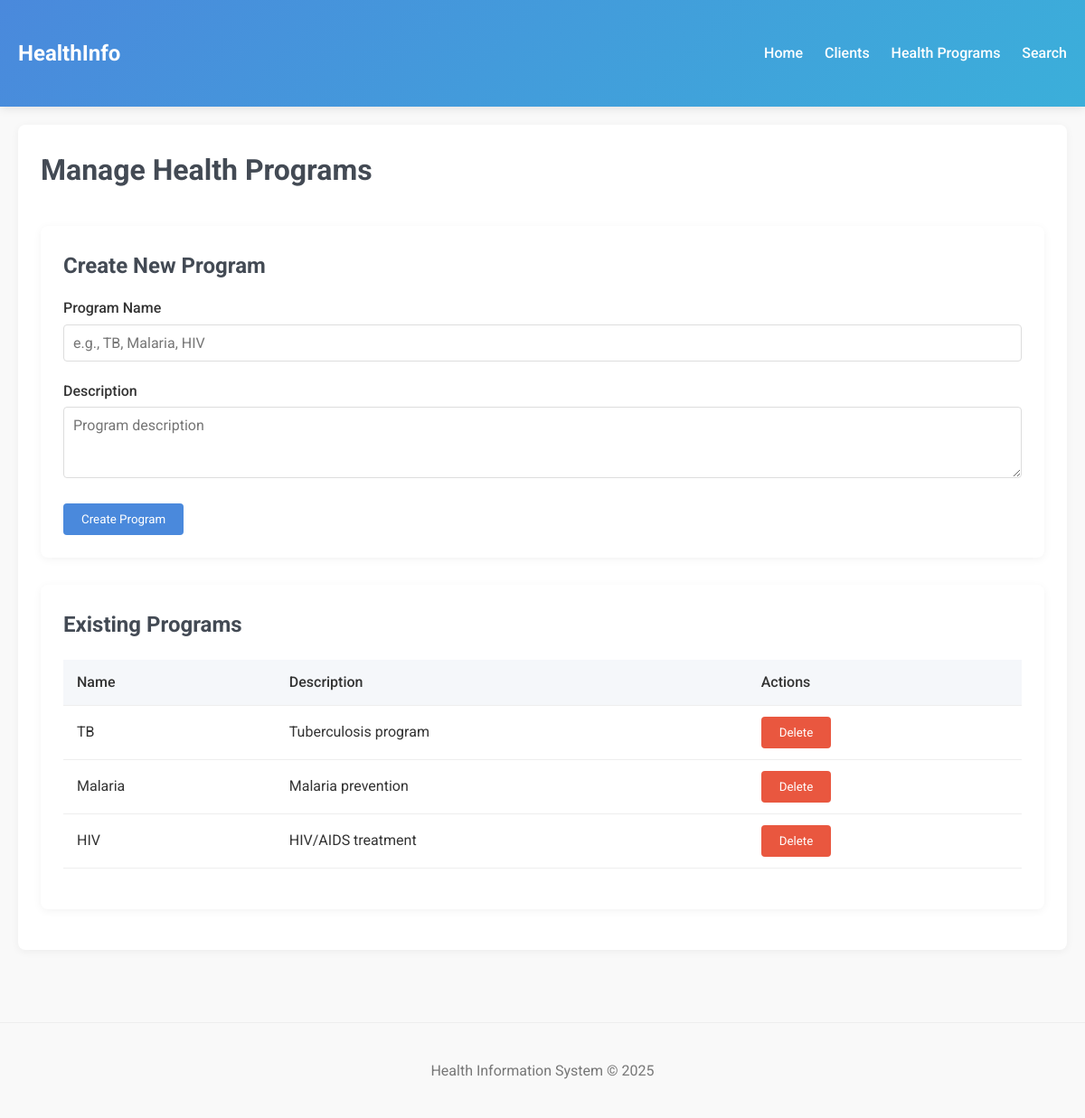
The page /programs on the database as committed earlier.
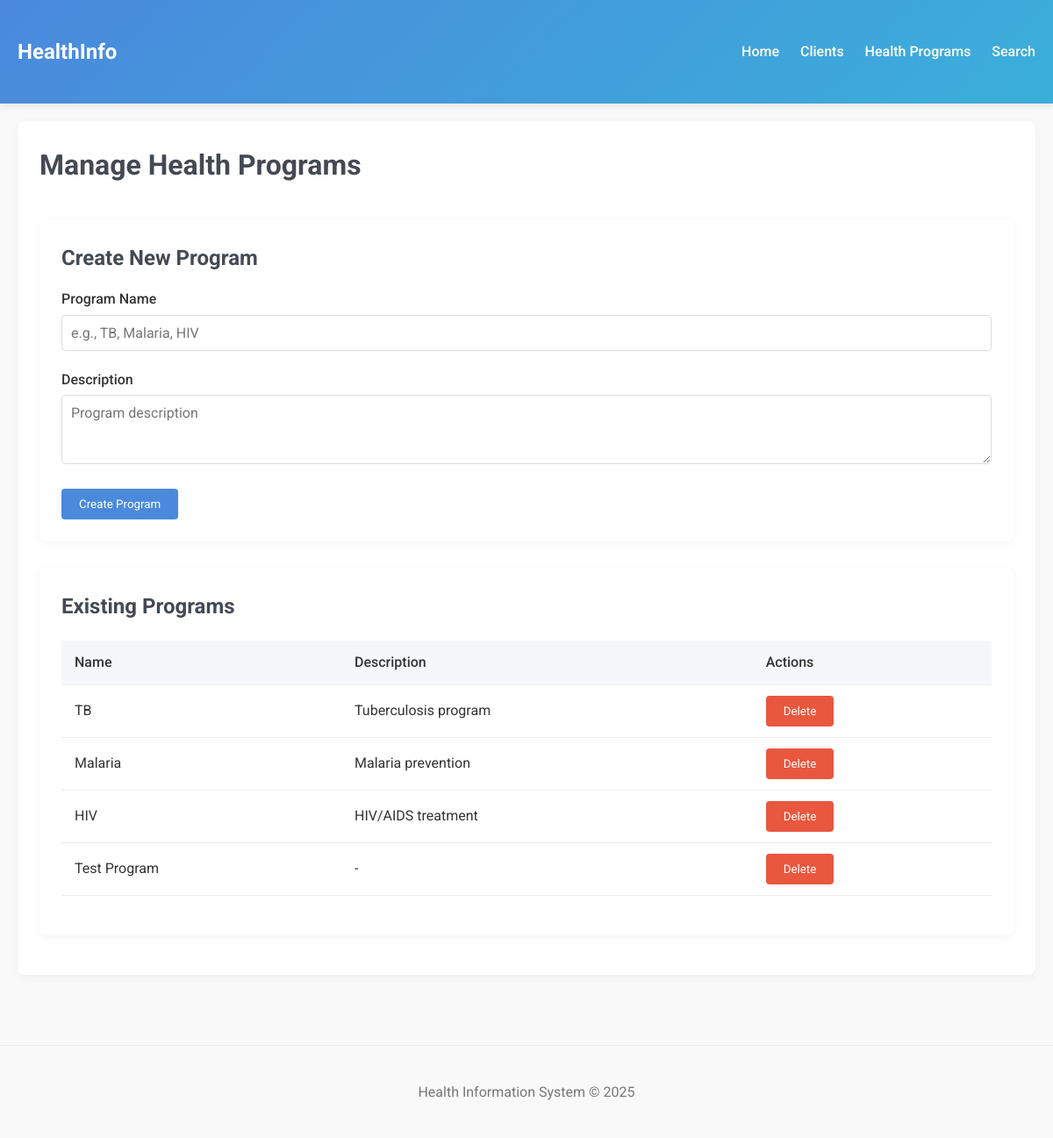
The same page on the database as committed later.
### app/models.py (models this page shows, shortened)
class HealthProgram(db.Model):
    id = db.Column(db.Integer, primary_key=True)
    name = db.Column(db.String(100), unique=True, nullable=False)
    description = db.Column(db.Text)

### app/routes.py (the view, shortened to what this page needs)
@main.route('/programs', methods=['GET', 'POST'])
def manage_programs():
    programs = HealthProgram.query.all()
    return render_template('programs/manage.html', programs=programs)

### app/templates/programs/manage.html (shortened to what this page needs)
{% extends "base.html" %}
{% block content %}
<div class="card">
    <div style="display: flex; justify-content: space-between; align-items: center; margin-bottom: 20px;">
        <h1>Manage Health Programs</h1>
    </div>
    <div class="card" style="margin-bottom: 30px;">
        <h2>Create New Program</h2>
        <form method="POST">
            <div class="form-group">
                <label for="name">Program Name</label>
                <input type="text" id="name" name="name" required class="form-control" placeholder="e.g., TB, Malaria, HIV">
            </div>
            <div class="form-group">
                <label for="description">Description</label>
                <textarea id="description" name="description" class="form-control" rows="3" placeholder="Program description"></textarea>
            </div>
            <button type="submit" class="btn">Create Program</button>
        </form>
    </div>
    <div class="card">
        <h2>Existing Programs</h2>
        {% if programs %}
        <table>
            <thead>
                <tr>
                    <th>Name</th>
                    <th>Description</th>
                    <th>Actions</th>
                </tr>
            </thead>
            <tbody>
                {% for program in programs %}
                <tr>
                    <td>{{ program.name }}</td>
                    <td>{{ program.description or '-' }}</td>
                    <td>
                        <form method="POST" action="{{ url_for('main.delete_program', program_id=program.id) }}" style="display: inline;">
                            <button type="submit" class="btn btn-danger"
                                    onclick="return confirm('Are you sure you want to delete {{ program.name }}? This cannot be undone.')">
                                Delete
                            </button>
                        </form>
                    </td>
                </tr>
                {% endfor %}
            </tbody>
        </table>
        {% else %}
        <p>No health programs have been created yet.</p>
        {% endif %}
    </div>
</div>
{% endblock %}

Rows that differ between the two databases and show on the page:
added HealthProgram: name "Test Program", description "-"
